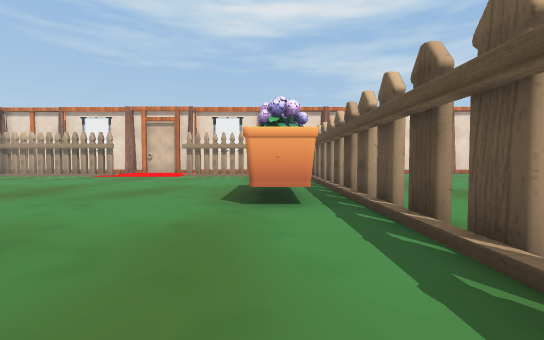
View 1 (above)

13 first-person views from a walk through a 3-D level made in the Unity game engine. The camera is 1.5 m above the floor, tilts 2° down and sees 90° across. The floor is counted in squares, 2 m on a side. Each view is taken from the middle of a square. On the plan, view 1 faces up. The plan holds only what a view shows up to about 10 squares ahead; the rest is blank. The player character is not drawn. Some animated figures are left out. Some surface patterns are stand-ins.

View 2
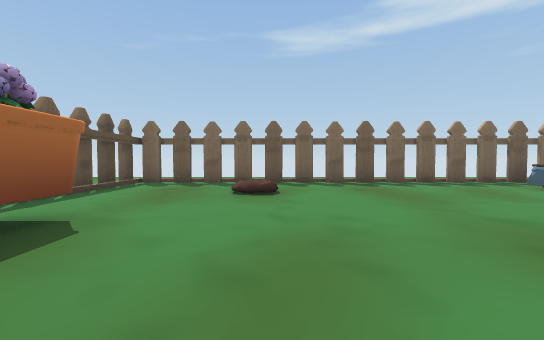

View 3
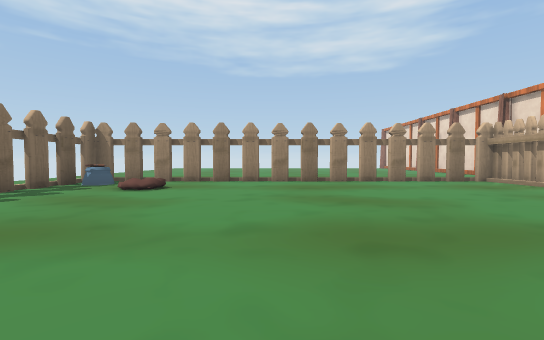

View 4
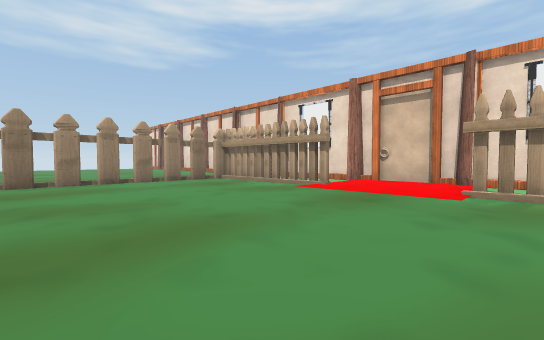

View 5
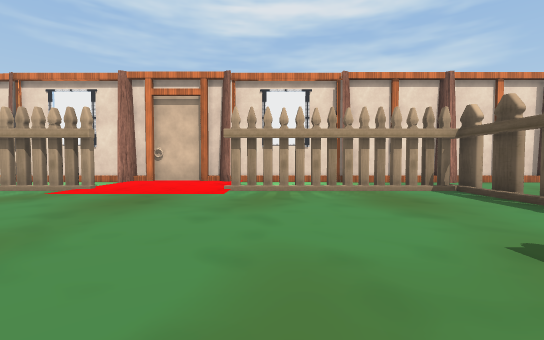

View 6
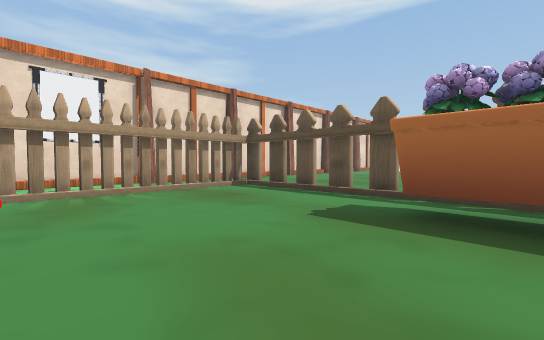

View 7
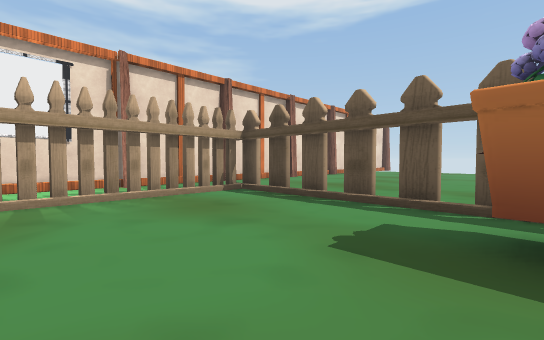

View 8
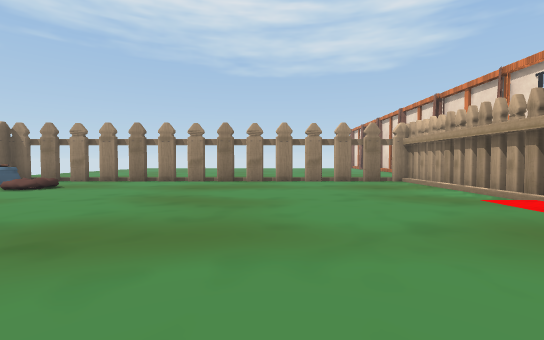

View 9
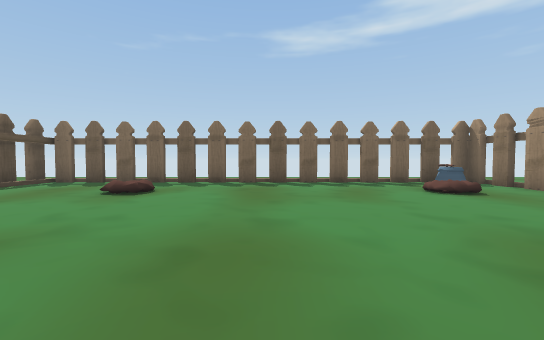

View 10
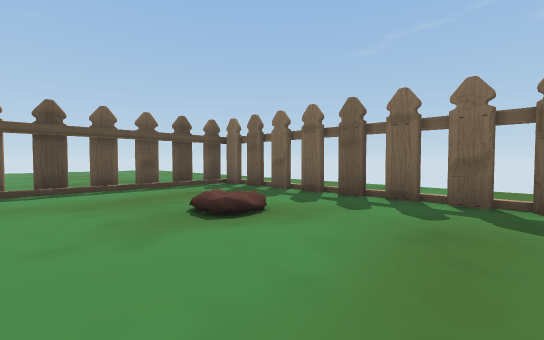

View 11
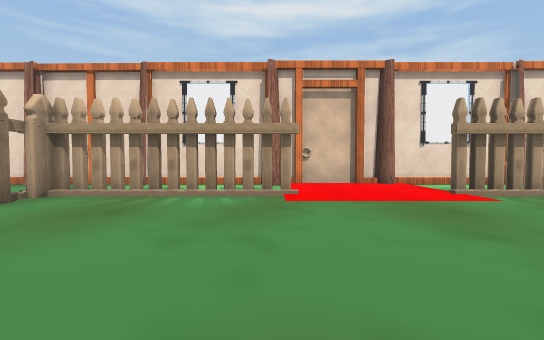

View 12
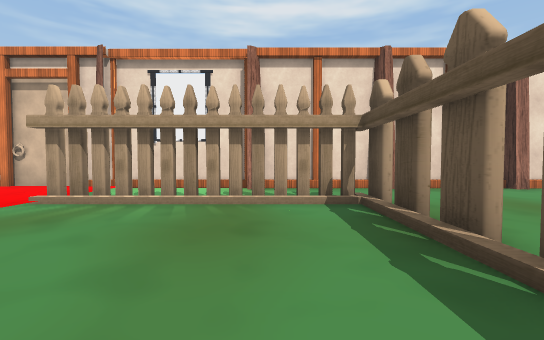

View 13
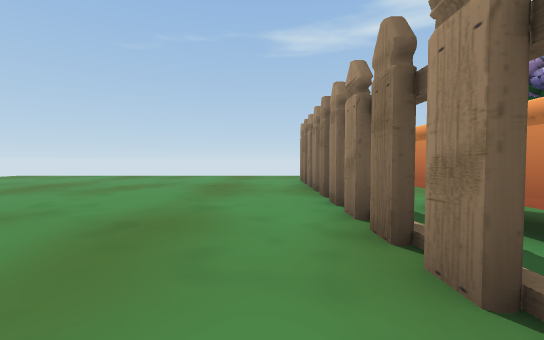

### Floor plan
Key: @ floor where view 1 was taken; # wall or solid block; x gap in a wall; . main floor; : floor 0.25 m higher than the main floor; + floor 0.5 m higher than the main floor; / step, stairs or slope; P pot; O other object.
Columns run from 16 left of view 1 to 12 right of it. Each row starts with its distance up from view 1.
 16 #########OOO####
 15 ........##.....##########
 14  ......................
 13    #xxxx#...#xxxxx#...
 12    #..............x...
 11    #..............#.....
 10    /....................
  9    #..............#.....
  8    #...................
  7    #............O.#...
  6    #............O.x....
  5    x............O.x.....
  4    x..............x......
  3    x..............x.......
  2    x..:......+/...x........
  1    x.........//...x.........
  0    #P...........@.x..........
 -1    #P.#xxxxxxxxxx##..........
 -2           .....
 -3           ......
 -4           ......

Where each view was taken, in squares from view 1:
view 1: 0 up, 0 right, facing up
view 2: 8 up, 3 left, facing down
view 3: 5 up, 3 left, facing left
view 4: 6 up, 3 left, facing up-left
view 5: 6 up, 3 left, facing up
view 6: 6 up, 4 left, facing up-right
view 7: 7 up, 3 left, facing up-right
view 8: 8 up, 3 left, facing left
view 9: 8 up, 6 left, facing down
view 10: 4 up, 6 left, facing down-right
view 11: 7 up, 8 left, facing up
view 12: 8 up, 0 right, facing up
view 13: 9 up, 3 right, facing down
